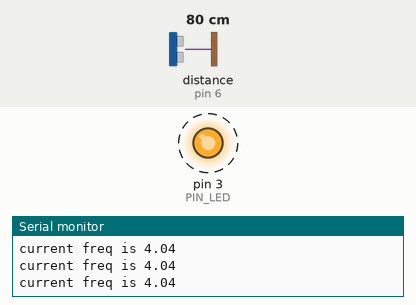
This sketch was run on a simulated Arduino Uno, built with avr-gcc and run on an emulated ATmega328P. Parts: output pins drawn as LEDs (lit = HIGH), the last lines printed to the serial monitor. Wiring (inferred from the names in the program): ultrasonic range finder: trigger pin 5; echo pin 6. Dashed ring = blinking. The inputs (shaded band) are chosen by the test bench; at power-on: distance to the obstacle (sensor on pin 6) 80 cm. The echo pulse lasts 58.3 µs per cm; pins used as bus, display or sensor lines are not drawn.

Above: at 1.07 s.
1.3 s: distance to the obstacle (sensor on pin 6) set to 250 cm
At 1.92 s:
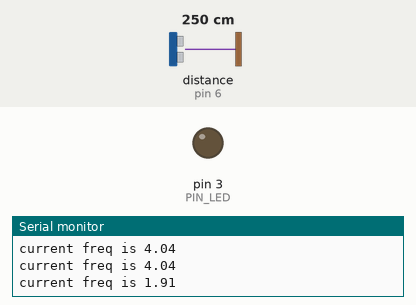
At 2.73 s:
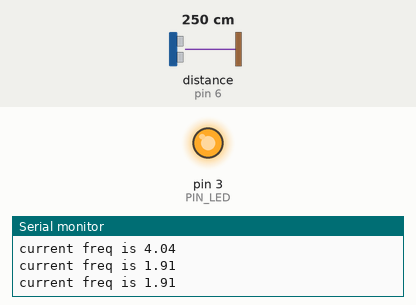
4.3 s: distance to the obstacle (sensor on pin 6) set to 2 cm
Timing chart, 0 to 13.3 s (numbered marks = the images above; inputs shaded):
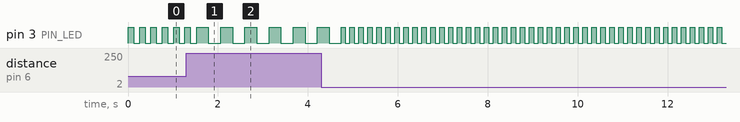

The sketch:

distance_sensor.ino
```cpp
// Booker Hu EE201
// https://wokwi.com/projects/345889030173360722

#define PIN_TRIG 5
#define PIN_LED 3
#define PIN_ECHO 6

void setup() {
  // put your setup code here, to run once:


  pinMode(PIN_LED, OUTPUT); // led digital output
  pinMode(PIN_ECHO, INPUT); // distance sensor output
  pinMode(PIN_TRIG, OUTPUT); //

  Serial.begin(9600);

}

void loop() {
  // put your main code here, to run repeatedly:
  // int pot = analogRead(A3);

  // Start a new measurement:
  digitalWrite(PIN_TRIG, HIGH);
  delayMicroseconds(10);
  digitalWrite(PIN_TRIG, LOW);

  int distance = pulseIn(PIN_ECHO, HIGH) / 58; // distance in centimeter

  // float freq = 5.0 * pot / 1024.0;
  float freq = 5 - 5.0 * (distance - 3) / 400;
  int duration = 0;
  if (freq > 0) {
    duration = 1.0 / freq * 1000 / 2;
    digitalWrite(PIN_LED, HIGH);
  } else {
    digitalWrite(PIN_LED, LOW);
  }
  if (duration > 3000) {
    duration = 3000;
  }
  delay(duration);
  Serial.print("current freq is ");
  Serial.println(freq);
  digitalWrite(PIN_LED, LOW);
  delay(duration);
}
```

Measured:
- by itself, pin 3 (PIN_LED): repeats every 0.20 s: HIGH 0.10 s, LOW 0.10 s
